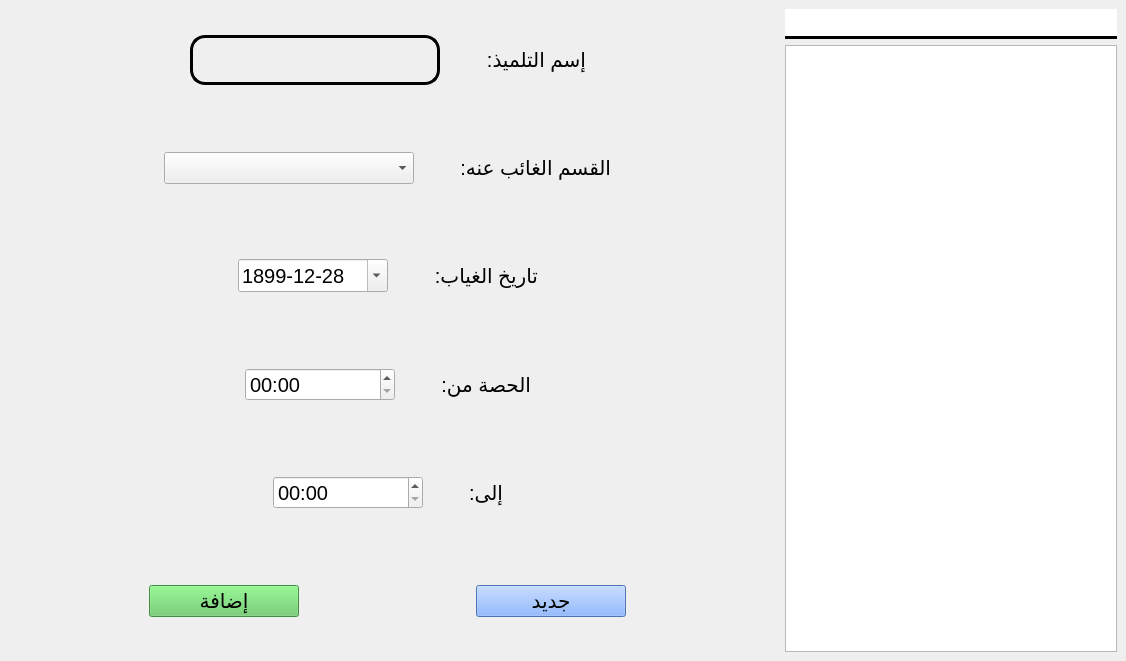
<?xml version="1.0" encoding="UTF-8"?>
<ui version="4.0">
 <class>add_absents_s</class>
 <widget class="QWidget" name="add_absents_s">
  <property name="geometry">
   <rect>
    <x>0</x>
    <y>0</y>
    <width>1126</width>
    <height>661</height>
   </rect>
  </property>
  <property name="windowTitle">
   <string>Form</string>
  </property>
  <layout class="QHBoxLayout" name="horizontalLayout">
   <property name="spacing">
    <number>0</number>
   </property>
   <property name="leftMargin">
    <number>0</number>
   </property>
   <property name="topMargin">
    <number>0</number>
   </property>
   <property name="rightMargin">
    <number>0</number>
   </property>
   <property name="bottomMargin">
    <number>0</number>
   </property>
   <item>
    <widget class="QFrame" name="frame_5">
     <property name="frameShape">
      <enum>QFrame::NoFrame</enum>
     </property>
     <layout class="QVBoxLayout" name="verticalLayout">
      <item>
       <widget class="QFrame" name="frame_9">
        <property name="minimumSize">
         <size>
          <width>0</width>
          <height>70</height>
         </size>
        </property>
        <property name="frameShape">
         <enum>QFrame::NoFrame</enum>
        </property>
        <layout class="QHBoxLayout" name="horizontalLayout_7">
         <item>
          <spacer name="horizontalSpacer_3">
           <property name="orientation">
            <enum>Qt::Horizontal</enum>
           </property>
           <property name="sizeHint" stdset="0">
            <size>
             <width>40</width>
             <height>20</height>
            </size>
           </property>
          </spacer>
         </item>
         <item>
          <widget class="QLabel" name="name">
           <property name="minimumSize">
            <size>
             <width>250</width>
             <height>0</height>
            </size>
           </property>
           <property name="maximumSize">
            <size>
             <width>16777215</width>
             <height>50</height>
            </size>
           </property>
           <property name="font">
            <font>
             <pointsize>15</pointsize>
            </font>
           </property>
           <property name="styleSheet">
            <string notr="true">border: 3px solid black; 
border-radius: 15px</string>
           </property>
           <property name="text">
            <string/>
           </property>
          </widget>
         </item>
         <item>
          <spacer name="horizontalSpacer_2">
           <property name="orientation">
            <enum>Qt::Horizontal</enum>
           </property>
           <property name="sizeType">
            <enum>QSizePolicy::Fixed</enum>
           </property>
           <property name="sizeHint" stdset="0">
            <size>
             <width>40</width>
             <height>20</height>
            </size>
           </property>
          </spacer>
         </item>
         <item>
          <widget class="QLabel" name="label_6">
           <property name="font">
            <font>
             <pointsize>15</pointsize>
            </font>
           </property>
           <property name="text">
            <string>إسم التلميذ:</string>
           </property>
          </widget>
         </item>
         <item>
          <spacer name="horizontalSpacer">
           <property name="orientation">
            <enum>Qt::Horizontal</enum>
           </property>
           <property name="sizeHint" stdset="0">
            <size>
             <width>40</width>
             <height>20</height>
            </size>
           </property>
          </spacer>
         </item>
        </layout>
       </widget>
      </item>
      <item>
       <widget class="QFrame" name="frame_7">
        <property name="frameShape">
         <enum>QFrame::NoFrame</enum>
        </property>
        <layout class="QHBoxLayout" name="horizontalLayout_5">
         <item>
          <spacer name="horizontalSpacer_4">
           <property name="orientation">
            <enum>Qt::Horizontal</enum>
           </property>
           <property name="sizeHint" stdset="0">
            <size>
             <width>237</width>
             <height>20</height>
            </size>
           </property>
          </spacer>
         </item>
         <item>
          <widget class="QComboBox" name="classroom">
           <property name="minimumSize">
            <size>
             <width>250</width>
             <height>30</height>
            </size>
           </property>
           <property name="font">
            <font>
             <pointsize>15</pointsize>
            </font>
           </property>
           <property name="layoutDirection">
            <enum>Qt::LeftToRight</enum>
           </property>
           <property name="editable">
            <bool>false</bool>
           </property>
          </widget>
         </item>
         <item>
          <spacer name="horizontalSpacer_10">
           <property name="orientation">
            <enum>Qt::Horizontal</enum>
           </property>
           <property name="sizeType">
            <enum>QSizePolicy::Fixed</enum>
           </property>
           <property name="sizeHint" stdset="0">
            <size>
             <width>40</width>
             <height>20</height>
            </size>
           </property>
          </spacer>
         </item>
         <item>
          <widget class="QLabel" name="label_3">
           <property name="font">
            <font>
             <pointsize>15</pointsize>
            </font>
           </property>
           <property name="text">
            <string>القسم الغائب عنه:</string>
           </property>
          </widget>
         </item>
         <item>
          <spacer name="horizontalSpacer_5">
           <property name="orientation">
            <enum>Qt::Horizontal</enum>
           </property>
           <property name="sizeHint" stdset="0">
            <size>
             <width>237</width>
             <height>20</height>
            </size>
           </property>
          </spacer>
         </item>
        </layout>
       </widget>
      </item>
      <item>
       <widget class="QFrame" name="frame_12">
        <property name="frameShape">
         <enum>QFrame::NoFrame</enum>
        </property>
        <layout class="QHBoxLayout" name="horizontalLayout_2">
         <item>
          <spacer name="horizontalSpacer_18">
           <property name="orientation">
            <enum>Qt::Horizontal</enum>
           </property>
           <property name="sizeHint" stdset="0">
            <size>
             <width>237</width>
             <height>20</height>
            </size>
           </property>
          </spacer>
         </item>
         <item>
          <widget class="QDateEdit" name="date_ab">
           <property name="minimumSize">
            <size>
             <width>150</width>
             <height>30</height>
            </size>
           </property>
           <property name="font">
            <font>
             <pointsize>15</pointsize>
            </font>
           </property>
           <property name="dateTime">
            <datetime>
             <hour>0</hour>
             <minute>0</minute>
             <second>0</second>
             <year>1899</year>
             <month>12</month>
             <day>28</day>
            </datetime>
           </property>
           <property name="displayFormat">
            <string>yyyy-MM-dd</string>
           </property>
           <property name="calendarPopup">
            <bool>true</bool>
           </property>
          </widget>
         </item>
         <item>
          <spacer name="horizontalSpacer_21">
           <property name="orientation">
            <enum>Qt::Horizontal</enum>
           </property>
           <property name="sizeType">
            <enum>QSizePolicy::Fixed</enum>
           </property>
           <property name="sizeHint" stdset="0">
            <size>
             <width>40</width>
             <height>20</height>
            </size>
           </property>
          </spacer>
         </item>
         <item>
          <widget class="QLabel" name="label_4">
           <property name="font">
            <font>
             <pointsize>15</pointsize>
            </font>
           </property>
           <property name="text">
            <string>تاريخ الغياب:</string>
           </property>
          </widget>
         </item>
         <item>
          <spacer name="horizontalSpacer_22">
           <property name="orientation">
            <enum>Qt::Horizontal</enum>
           </property>
           <property name="sizeHint" stdset="0">
            <size>
             <width>237</width>
             <height>20</height>
            </size>
           </property>
          </spacer>
         </item>
        </layout>
       </widget>
      </item>
      <item>
       <widget class="QFrame" name="frame_14">
        <property name="frameShape">
         <enum>QFrame::NoFrame</enum>
        </property>
        <layout class="QHBoxLayout" name="horizontalLayout_3">
         <item>
          <spacer name="horizontalSpacer_23">
           <property name="orientation">
            <enum>Qt::Horizontal</enum>
           </property>
           <property name="sizeHint" stdset="0">
            <size>
             <width>237</width>
             <height>20</height>
            </size>
           </property>
          </spacer>
         </item>
         <item>
          <widget class="QTimeEdit" name="du_time">
           <property name="minimumSize">
            <size>
             <width>150</width>
             <height>30</height>
            </size>
           </property>
           <property name="font">
            <font>
             <pointsize>15</pointsize>
            </font>
           </property>
           <property name="maximumTime">
            <time>
             <hour>23</hour>
             <minute>59</minute>
             <second>59</second>
            </time>
           </property>
           <property name="currentSection">
            <enum>QDateTimeEdit::HourSection</enum>
           </property>
           <property name="displayFormat">
            <string>hh:mm</string>
           </property>
           <property name="calendarPopup">
            <bool>false</bool>
           </property>
          </widget>
         </item>
         <item>
          <spacer name="horizontalSpacer_24">
           <property name="orientation">
            <enum>Qt::Horizontal</enum>
           </property>
           <property name="sizeType">
            <enum>QSizePolicy::Fixed</enum>
           </property>
           <property name="sizeHint" stdset="0">
            <size>
             <width>40</width>
             <height>20</height>
            </size>
           </property>
          </spacer>
         </item>
         <item>
          <widget class="QLabel" name="label_8">
           <property name="font">
            <font>
             <pointsize>15</pointsize>
            </font>
           </property>
           <property name="text">
            <string>الحصة من:</string>
           </property>
          </widget>
         </item>
         <item>
          <spacer name="horizontalSpacer_25">
           <property name="orientation">
            <enum>Qt::Horizontal</enum>
           </property>
           <property name="sizeHint" stdset="0">
            <size>
             <width>237</width>
             <height>20</height>
            </size>
           </property>
          </spacer>
         </item>
        </layout>
       </widget>
      </item>
      <item>
       <widget class="QFrame" name="frame_8">
        <property name="frameShape">
         <enum>QFrame::NoFrame</enum>
        </property>
        <layout class="QHBoxLayout" name="horizontalLayout_6">
         <item>
          <spacer name="horizontalSpacer_7">
           <property name="orientation">
            <enum>Qt::Horizontal</enum>
           </property>
           <property name="sizeHint" stdset="0">
            <size>
             <width>237</width>
             <height>20</height>
            </size>
           </property>
          </spacer>
         </item>
         <item>
          <widget class="QTimeEdit" name="to_time">
           <property name="minimumSize">
            <size>
             <width>150</width>
             <height>30</height>
            </size>
           </property>
           <property name="font">
            <font>
             <pointsize>15</pointsize>
            </font>
           </property>
           <property name="maximumTime">
            <time>
             <hour>23</hour>
             <minute>59</minute>
             <second>59</second>
            </time>
           </property>
           <property name="currentSection">
            <enum>QDateTimeEdit::HourSection</enum>
           </property>
           <property name="displayFormat">
            <string>hh:mm</string>
           </property>
          </widget>
         </item>
         <item>
          <spacer name="horizontalSpacer_11">
           <property name="orientation">
            <enum>Qt::Horizontal</enum>
           </property>
           <property name="sizeType">
            <enum>QSizePolicy::Fixed</enum>
           </property>
           <property name="sizeHint" stdset="0">
            <size>
             <width>40</width>
             <height>20</height>
            </size>
           </property>
          </spacer>
         </item>
         <item>
          <widget class="QLabel" name="label_5">
           <property name="font">
            <font>
             <pointsize>15</pointsize>
            </font>
           </property>
           <property name="text">
            <string>إلى:</string>
           </property>
          </widget>
         </item>
         <item>
          <spacer name="horizontalSpacer_6">
           <property name="orientation">
            <enum>Qt::Horizontal</enum>
           </property>
           <property name="sizeHint" stdset="0">
            <size>
             <width>237</width>
             <height>20</height>
            </size>
           </property>
          </spacer>
         </item>
        </layout>
       </widget>
      </item>
      <item>
       <widget class="QFrame" name="frame_10">
        <property name="frameShape">
         <enum>QFrame::NoFrame</enum>
        </property>
        <layout class="QHBoxLayout" name="horizontalLayout_4">
         <item>
          <widget class="QPushButton" name="add_btn">
           <property name="minimumSize">
            <size>
             <width>100</width>
             <height>30</height>
            </size>
           </property>
           <property name="maximumSize">
            <size>
             <width>150</width>
             <height>16777215</height>
            </size>
           </property>
           <property name="font">
            <font>
             <pointsize>15</pointsize>
            </font>
           </property>
           <property name="styleSheet">
            <string notr="true">background-color: rgb(95, 199, 94);</string>
           </property>
           <property name="text">
            <string>إضافة</string>
           </property>
          </widget>
         </item>
         <item>
          <spacer name="horizontalSpacer_8">
           <property name="orientation">
            <enum>Qt::Horizontal</enum>
           </property>
           <property name="sizeType">
            <enum>QSizePolicy::Fixed</enum>
           </property>
           <property name="sizeHint" stdset="0">
            <size>
             <width>40</width>
             <height>20</height>
            </size>
           </property>
          </spacer>
         </item>
         <item>
          <widget class="QPushButton" name="new_btn">
           <property name="minimumSize">
            <size>
             <width>100</width>
             <height>30</height>
            </size>
           </property>
           <property name="maximumSize">
            <size>
             <width>150</width>
             <height>16777215</height>
            </size>
           </property>
           <property name="font">
            <font>
             <pointsize>15</pointsize>
            </font>
           </property>
           <property name="styleSheet">
            <string notr="true">background-color: rgb(111, 162, 255);</string>
           </property>
           <property name="text">
            <string>جديد</string>
           </property>
          </widget>
         </item>
        </layout>
       </widget>
      </item>
     </layout>
    </widget>
   </item>
   <item alignment="Qt::AlignRight">
    <widget class="QFrame" name="frame_4">
     <property name="minimumSize">
      <size>
       <width>350</width>
       <height>0</height>
      </size>
     </property>
     <property name="frameShape">
      <enum>QFrame::NoFrame</enum>
     </property>
     <layout class="QVBoxLayout" name="verticalLayout_3">
      <item>
       <widget class="QLineEdit" name="search_ent">
        <property name="minimumSize">
         <size>
          <width>0</width>
          <height>30</height>
         </size>
        </property>
        <property name="font">
         <font>
          <pointsize>15</pointsize>
         </font>
        </property>
        <property name="layoutDirection">
         <enum>Qt::LeftToRight</enum>
        </property>
        <property name="styleSheet">
         <string notr="true">border: 3px solid black;
border-left: none;
border-right: none;
border-top: none 
</string>
        </property>
       </widget>
      </item>
      <item>
       <widget class="QTableView" name="student_list">
        <property name="minimumSize">
         <size>
          <width>300</width>
          <height>0</height>
         </size>
        </property>
        <property name="font">
         <font>
          <pointsize>15</pointsize>
         </font>
        </property>
        <property name="layoutDirection">
         <enum>Qt::RightToLeft</enum>
        </property>
        <property name="editTriggers">
         <set>QAbstractItemView::NoEditTriggers</set>
        </property>
        <property name="alternatingRowColors">
         <bool>true</bool>
        </property>
        <property name="selectionMode">
         <enum>QAbstractItemView::NoSelection</enum>
        </property>
        <property name="selectionBehavior">
         <enum>QAbstractItemView::SelectItems</enum>
        </property>
        <property name="verticalScrollMode">
         <enum>QAbstractItemView::ScrollPerItem</enum>
        </property>
        <property name="horizontalScrollMode">
         <enum>QAbstractItemView::ScrollPerItem</enum>
        </property>
        <property name="showGrid">
         <bool>false</bool>
        </property>
        <attribute name="horizontalHeaderMinimumSectionSize">
         <number>150</number>
        </attribute>
        <attribute name="verticalHeaderDefaultSectionSize">
         <number>35</number>
        </attribute>
       </widget>
      </item>
     </layout>
    </widget>
   </item>
  </layout>
 </widget>
 <resources/>
 <connections/>
</ui>
